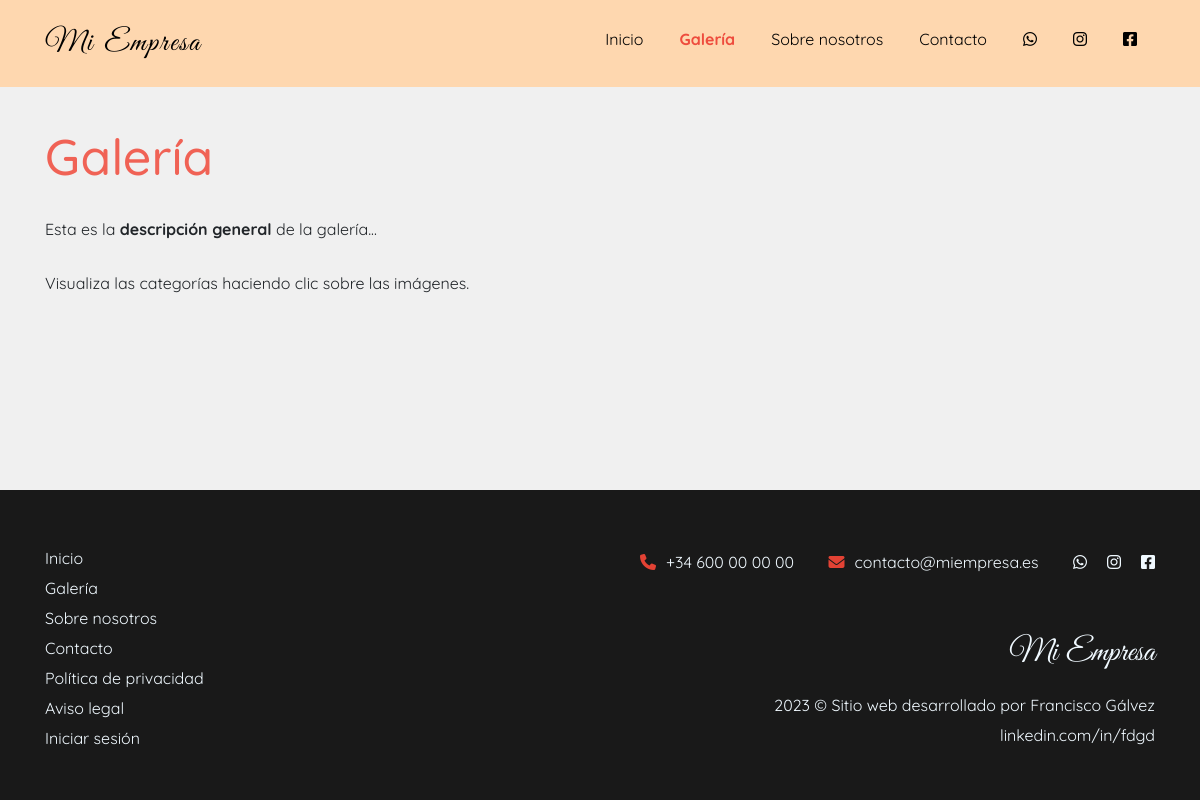
Screenshot of /galeria.php with the database file from the repository.
### tables this page shows
CREATE TABLE `company_info` (
  `key_info` varchar(255) NOT NULL,
  `value_info` longtext NOT NULL,
  `modifiedBy` int(4) NOT NULL
);

### public_html/scripts/get_uri.php (called while the page is built, shortened)
<?php
    function GetBaseUri() {
        return (isset($_SERVER['HTTPS']) && $_SERVER['HTTPS'] === 'on' ? "https" : "http") . "://$_SERVER[HTTP_HOST]";
    }
?>

### public_html/dashboard/scripts/database_connection.php (called while the page is built, shortened)
<?php
    class DatabaseConnection {
        function __construct() {
            require dirname($_SERVER["DOCUMENT_ROOT"], 1).'/connection.php';
            try {
                $this->conn = new PDO($DSN, $DB_user, $DB_pass);
            } catch (PDOException $e) {
                include $_SERVER["DOCUMENT_ROOT"]."/errorpages/500.php";
                exit();
            }
        }
        public function query($sql) {
            $res = array();
            $aux = $this->conn->query($sql);
            if (gettype($aux) == "object") {
                while ($rows = $aux->fetch(PDO::FETCH_ASSOC)) {
                    array_push($res, $rows);
                }
                return $res;
            } else {
                $this->num_rows = 0;
                return $aux;
            }
        }
    }
?>

### connection.php (called while the page is built)
<?php
    $DSN = 'mysql:dbname=vigal;host=127.0.0.1;charset=utf8mb4';
    $DB_user = 'root';
    $DB_pass = '';
?>

### public_html/scripts/get_site_settings.php (called while the page is built, shortened)
<?php
    require_once $_SERVER["DOCUMENT_ROOT"]."/dashboard/scripts/check_url_direct_access.php";
    require_once $_SERVER["DOCUMENT_ROOT"].'/dashboard/scripts/database_connection.php';
    function getSiteSettings() {
        $conn = new DatabaseConnection();
        $res = $conn->query("select * from company_info");
        $res[8]["value_info"] = json_decode($res[8]["value_info"], true);
        $res[4]["value_info"] = json_decode($res[4]["value_info"], true);
        return $res;
    }
?>

### public_html/scripts/check_current_page.php (called while the page is built, shortened)
<?php
    require_once $_SERVER["DOCUMENT_ROOT"]."/scripts/get_uri.php";
    function currentPage($uri, $page) {
        if (strcmp($uri, "") == 0 && strcmp($page, "") == 0) {
            return true;
        } else if (str_contains($uri, $page) && strcmp($page, "") != 0) {
            return true;
        }
        return false;
    }
?>

### public_html/galeria.php (the view, shortened to what this page needs)
<?php
    require_once $_SERVER["DOCUMENT_ROOT"]."/scripts/get_site_settings.php";
    require_once $_SERVER["DOCUMENT_ROOT"]."/scripts/get_uri.php";
    $site_settings = getSiteSettings();
    $pageNotFound = false;
?>
<!DOCTYPE html>
<html lang="es">
<head>
    <link rel="stylesheet" href="<?=GetBaseUri()?>/includes/bootstrap/css/bootstrap.min.css">
    <link rel="stylesheet" href="<?=GetBaseUri()?>/includes/css/footer.css">
    <link rel="stylesheet" href="<?=GetBaseUri()?>/includes/css/Navigation-Clean.css">
    <link rel="stylesheet" href="<?=GetBaseUri()?>/includes/css/styles.css">
    <link rel="stylesheet" href="<?=GetBaseUri()?>/includes/css/fontawesome.all.min.css">
    <link rel="stylesheet" href="<?=GetBaseUri()?>/includes/css/gallery.css">
    <link rel="stylesheet" href="<?=GetBaseUri()?>/includes/css/simple-lightbox.min.css">
</head>
<body>
    <?php if (!$pageNotFound): ?>
        <?php
            include $_SERVER["DOCUMENT_ROOT"].'/includes/header.php';
        ?>
        <div class="container content">
            <?php if (!isset($_GET['category'])): ?>
                <h1 class="title">Galería</h1>
                <p class="title-description"><?=$site_settings[12]["value_info"]?></p>
                <p class="title-description">Visualiza las categorías haciendo clic sobre las imágenes.</p>
            <?php endif; ?>
        </div>
        <?php include $_SERVER["DOCUMENT_ROOT"].'/includes/footer.php'; ?>
    <?php endif; ?>
</body>
</html>

### public_html/includes/header.php (shortened to what this page needs)
<?php
    require_once $_SERVER["DOCUMENT_ROOT"]."/scripts/check_current_page.php";
    $request_uri = ltrim($_SERVER["REQUEST_URI"], "/");
    $is_index_page = 0;
?>
<nav class="nav-<?=$is_index_page?"transparent":"solid"?> navbar navbar-expand-lg navigation-clean">
    <div class="container">
        <a class="navbar-brand" href="<?=GetBaseUri()?>" name="company_name"><?=$site_settings[2]["value_info"]?></a>
        <div class="collapse navbar-collapse" id="navcol-1">
            <ul class="navbar-nav nav ml-auto mt-2 mt-lg-0">
                <li class="nav-item"><a class="nav-link nav-header underline-animated <?=currentPage($request_uri, "")?'current-page':''?>" href="<?=GetBaseUri()?>" >Inicio</a></li>
                <li class="nav-item"><a class="nav-link nav-header underline-animated <?=currentPage($request_uri, "galeria")?'current-page':''?>" href="<?=GetBaseUri()?>/galeria">Galería</a></li>
                <li class="nav-item"><a class="nav-link nav-header underline-animated <?=currentPage($request_uri, "sobre-nosotros")?'current-page':''?>" href="<?=GetBaseUri()?>/sobre-nosotros">Sobre nosotros</a></li>
                <li class="nav-item"><a class="nav-link nav-header underline-animated <?=currentPage($request_uri, "contacto")?'current-page':''?>" href="<?=GetBaseUri()?>/contacto">Contacto</a></li>
                <li class="nav-item">
                    <div class="social-div">
                        <?php if (isset($site_settings[4]["value_info"]["whatsapp"])):?>
                            <div class="social-link">
                                <a class="nav-link whatsapp" data-bs-hover-animate="pulse" target="blank" href="https://wa.me/<?=$site_settings[4]["value_info"]["whatsapp"]?>"><i class="fab fa-whatsapp fa-w-16"></i></a>
                            </div>
                        <?php endif; ?>
                        <?php if (isset($site_settings[4]["value_info"]["instagram"])):?>
                            <div class="social-link">
                                <a class="nav-link instagram" data-bs-hover-animate="pulse" target="blank" href="https://www.instagram.com/<?=$site_settings[4]["value_info"]["instagram"]?>"><i class="fab fa-instagram"></i></a>
                            </div>
                        <?php endif; ?>
                        <?php if (isset($site_settings[4]["value_info"]["facebook"])):?>
                            <div class="social-link">
                                <a class="nav-link facebook" data-bs-hover-animate="pulse" target="blank" href="https://www.facebook.com/<?=$site_settings[4]["value_info"]["facebook"]?>"><i class="fab fa-facebook-square"></i></a>
                            </div>
                        <?php endif; ?>
                    </div>
                </li>
            </ul>
        </div>
    </div>
</nav>

### public_html/includes/footer.php
<footer>
    <div class="container">
        <div class="row">
            <div class="col-12 col-md-4 links-block links-spacing">
                <a href="<?=GetBaseUri()?>">Inicio</a>
                <a href="<?=GetBaseUri()?>/galeria">Galería</a>
                <a href="<?=GetBaseUri()?>/sobre-nosotros">Sobre nosotros</a>
                <a href="<?=GetBaseUri()?>/contacto">Contacto</a>
                <a href="<?=GetBaseUri()?>/politica-privacidad">Política de privacidad</a>
                <a href="<?=GetBaseUri()?>/aviso-legal">Aviso legal</a>
                <?php
                    if (!isset($_SESSION['loggedin'])) {
                        echo '<a href="'.GetBaseUri().'/login">Iniciar sesión</a>';
                    } else {
                        echo '<a href="'.GetBaseUri().'/dashboard?page=start">Configuración</a>';
                        echo '<a href="'.GetBaseUri().'/scripts/logout.php">Cerrar sesión</a>';
                    }
                ?>
            </div>
            <div class="col-12 col-md-8">
                <div class="row">
                    <div class="col contact_info links-spacing">
                        <a href="tel:<?=$site_settings[0]["value_info"]?>"><i style="color: #E34234;" class="i-margin fa-solid fa-phone"></i><?=$site_settings[0]["value_info"]?></a>
                        <a href="mailto:<?=$site_settings[3]["value_info"]?>"><i style="color: #E34234;" class="i-margin fa-solid fa-envelope"></i><?=$site_settings[3]["value_info"]?></a>
                        <div class="social">
                            <?php if (isset($site_settings[4]["value_info"]["whatsapp"])):?>
                                <a class="whatsapp" data-bs-hover-animate="pulse" target="blank" href="https://wa.me/<?=$site_settings[4]["value_info"]["whatsapp"]?>"><i class="fab fa-whatsapp fa-w-16"></i></a>
                            <?php endif; ?>
                            <?php if (isset($site_settings[4]["value_info"]["instagram"])):?>
                                <a class="instagram" data-bs-hover-animate="pulse" target="blank" href="https://www.instagram.com/<?=$site_settings[4]["value_info"]["instagram"]?>"><i class="fab fa-instagram"></i></a>
                            <?php endif; ?>
                            <?php if (isset($site_settings[4]["value_info"]["facebook"])):?>
                                <a class="facebook" data-bs-hover-animate="pulse" target="blank" href="https://www.facebook.com/<?=$site_settings[4]["value_info"]["facebook"]?>"><i class="fab fa-facebook-square"></i></a>
                            <?php endif; ?>
                        </div>
                    </div>
                </div>
                <div class="row">
                    <div class="col site_info links-block links-spacing">
                        <p class="company_name"><?=$site_settings[2]["value_info"]?></p>
                        <?=date('Y')?> © Sitio web desarrollado por Francisco Gálvez
                        <a target="blank" href="https://www.linkedin.com/in/fdgd">linkedin.com/in/fdgd</a>
                    </div>
                </div>
            </div>
        </div>
    </div>
</footer>

### public_html/includes/css/footer.css (style rules this page uses)
footer { padding: 50px 0; color: #f0f9ff; background-color: #282d32; }

### public_html/includes/css/Navigation-Clean.css (style rules this page uses)
.navigation-clean { background: #fff; padding-top: .75rem; padding-bottom: .75rem; border-radius: 0; box-shadow: none; border: none; margin-bottom: 0; }
@media (min-width:768px) { .navigation-clean { padding-top: 1rem; padding-bottom: 1rem; } }
.navigation-clean .navbar-brand { font-weight: bold; color: inherit; }
.navigation-clean .navbar-collapse, .navigation-clean .form-inline { border-top-color: #ddd; }
.navigation-clean.navbar .navbar-nav .nav-link { padding-left: 18px; padding-right: 18px; }

### public_html/includes/css/styles.css (style rules this page uses)
:root { --navbar-main-color: #fed7af; --navbar-link-hover-color: #ee4c3d; --footer-main-color: #191919; --body-background-color: #f0f0f0; --navbar-text-color: black; --title-color: #f06255; --button-main-color: #ffcc99; --button-hover-bg-color: #fcd7b2; --button-hover-text-color: #252525; --button-text-color: black; --navigation-button-text-color: black; --button-2-main-color: #ff9999; --button-2-hover-bg-color: #ffcccc; --button-3-main-color: #6fdc87; --button-3-hover-bg-color: #98e6a9; --div-bg-color-1: #e6e6e6; --div-bg-color-2: #f2f2f2; --custom-checkbox-bg-selected: #ffcc99; --pagination-main-color: #ffcc99; }
.current-page { color: var(--navbar-link-hover-color) !important; font-weight: bold; }
.i-margin { margin-right: 10px !important; }
.navbar-brand { font-family: 'Great Vibes'; letter-spacing: 2px; padding-right: 15px; font-weight: lighter !important; font-size: 30px; }
.navbar { color: var(--navbar-text-color) !important; }
body { background-color: var(--body-background-color); min-height: 100vh !important; margin: 0; font-family: 'Quicksand'; display: flex; flex-direction: column; }
.social-link { float: left; width: 50px; height: 50px; }
body a { color: var(--navbar-link-color) !important; }
.nav-link { display: inline-block !important; position: relative !important; color: var(--navbar-text-color); padding-bottom: 3px !important; }
.underline-animated:after { content: '' !important; display: block !important; margin: auto !important; height: 2px !important; width: 0px !important; background: transparent !important; transition: width .5s ease, background-color .5s ease !important; }
.nav-solid { background-color: var(--navbar-main-color) !important; transition: background-color 200ms linear !important; }
footer .links-block > a { display: block; }
footer .links-spacing > a { margin-top: 6px; }
footer { margin-top: auto; background-color: var(--footer-main-color) !important; }
footer .company_name { font-family: "Great Vibes"; font-size: 32px; }
footer .site_info { margin-top: 55px; }
footer .contact_info { margin-top: 10px; }
footer .social { display: inline-flex; gap: 20px; margin-left: 30px; }
ul { list-style-type: none; padding-left: 0; }
@media (min-width: 991px) { footer .site_info { text-align: right; } }
@media (min-width: 991px) { footer .contact_info > a { margin-left: 30px; } }
@media (min-width: 991px) { footer .contact_info { text-align: right; } }
@media (min-width: 991px) { h1.title { color: var(--title-color); font-size: 50px !important; text-align: left !important; margin-bottom: 30px !important; } }
@media (min-width: 991px) { .title-description { text-align: left; margin-bottom: 30px; margin-top: 30px; } }
@media (min-width: 991px) { .content { margin-top:40px; margin-bottom:40px; } }
footer { margin-bottom: 0; }

### rows the page displays
company_info: value_info "Mi Empresa"
company_info: value_info "Esta es la descripción general de la galería..."
company_info: value_info "+34 600 00 00 00"
company_info: value_info "contacto@miempresa.es"
